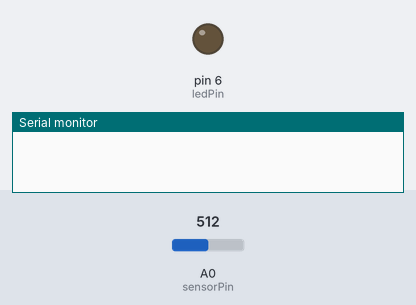
This sketch was run on a simulated Arduino Uno, built with avr-gcc and run on an emulated ATmega328P. On the bench: output pins drawn as LEDs (lit = HIGH), the last lines printed to the serial monitor. The inputs (shaded band) are chosen by the test bench; at power-on: A0 (sensorPin) = 512.

Above: at 1.2 s.
1.3 s: A0 (sensorPin) set to 580
At 2.5 s:
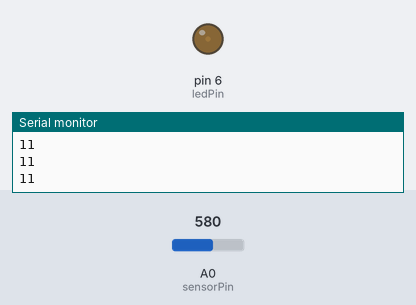
2.8 s: A0 (sensorPin) set to 716
At 4.0 s:
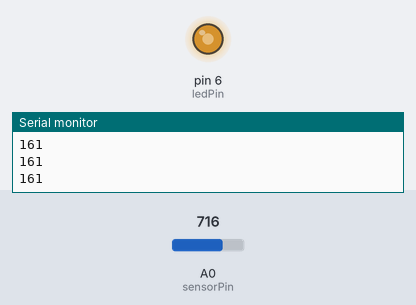
4.3 s: A0 (sensorPin) set to 900
At 5.2 s:
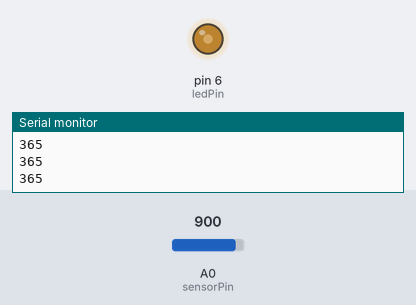
5.8 s: A0 (sensorPin) set to 1023
At 6.2 s:
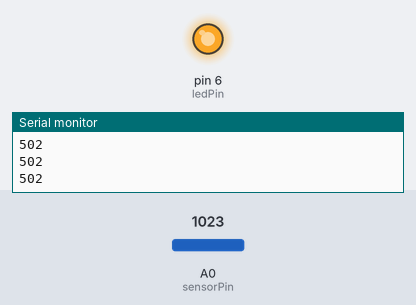
Timing chart, 0 to 8.3 s (numbered marks = the images above; inputs shaded):
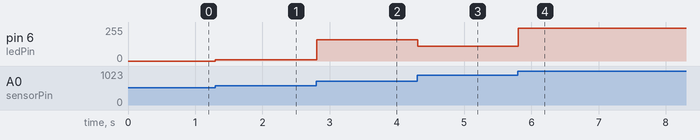

The sketch:

3interface-water-level.ino
```cpp
#define ledPin 6
#define sensorPin A0
void setup() {
  Serial.begin(9600);
  pinMode(ledPin, OUTPUT);
  digitalWrite(ledPin, LOW);
}
void loop() {
  int sensorValue = analogRead(sensorPin);
  if (sensorValue > 570)  {
    int outputValue = map(sensorValue, 570, 800, 0, 255);
    Serial.println(outputValue);
    analogWrite(ledPin, outputValue); // generate PWM signal
  }
}
```

Measured:
- after the input at 1.3 s, pin 6 (ledPin): 0/255 → 11/255 at once
- after the input at 2.8 s, pin 6 (ledPin): 11/255 → 161/255 at once
- after the input at 4.3 s, pin 6 (ledPin): 161/255 → 109/255 at once
- after the input at 5.8 s, pin 6 (ledPin): 109/255 → 246/255 at once
